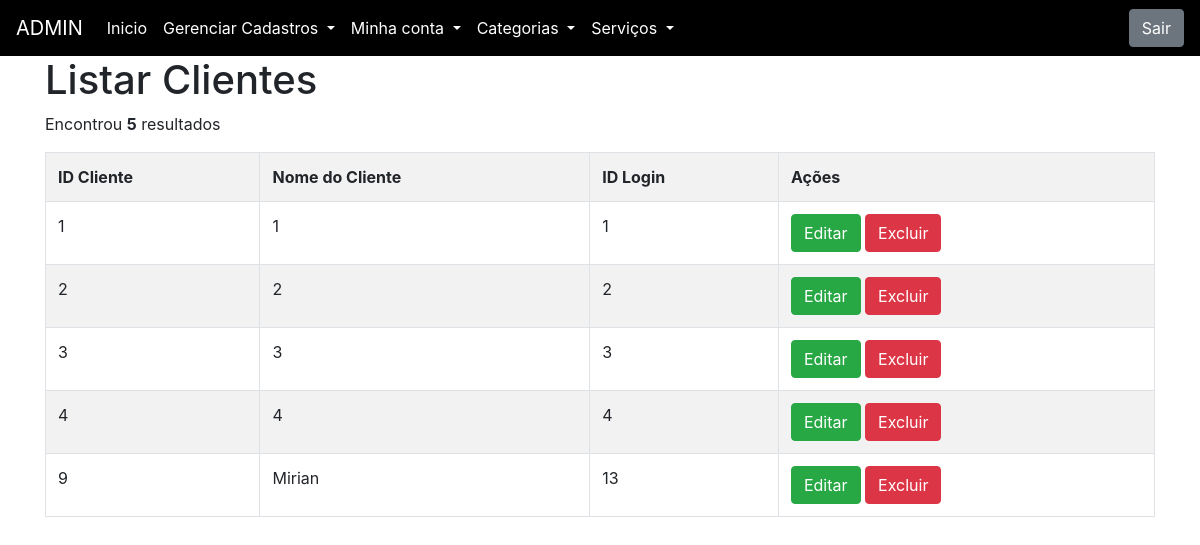
/AreaPrivadaA.php?page=Listar-Clientes (signed in), run on the app's committed database.
### tables this page shows
CREATE TABLE `cliente` (
  `id_Cliente` int(11) NOT NULL,
  `Nome` varchar(255) NOT NULL,
  `Sobrenome` varchar(255) NOT NULL,
  `CPF` varchar(15) NOT NULL,
  `Telefone` varchar(11) NOT NULL,
  `Cidade` varchar(255) NOT NULL,
  `id_Login` int(11) NOT NULL
);

### Listar-Clientes.php (the view, shortened to what this page needs)
<!DOCTYPE html>
<h1>Listar Clientes</h1>
<?php
	$sql = "SELECT id_Cliente, nome, id_Login FROM Cliente";
	$res = $conn->query($sql) or die($conn->error);
	$qtd = $res->num_rows;
	if($qtd > 0){
		print "<p>Encontrou <b>$qtd</b> resultados</p>";
		print "<table class='table table-bordered table-striped table-hover'>";
		print "<tr>";
		print "<th>ID Cliente</th>";
		print "<th>Nome do Cliente</th>";
		print "<th>ID Login</th>";
		print "<th>Ações</th>";
		print "</tr>";
		while($row = $res->fetch_object()){
			print "<tr>";
			print "<td>".$row->id_Cliente."</td>";
			print "<td>".$row->nome."</td>";
			print "<td>".$row->id_Login."</td>";
			print "<td>
						<button class='btn btn-success' onclick=\"\">Editar</button>
						<button class='btn btn-danger' onclick=\"\">Excluir</button>
			       </td>";
			print "</tr>";
		}
		print "</table>";
	}else{
		print "Nenhum dado encontrado";
	}
?>

### data on the page
cliente: id_Cliente "1", Nome "1", id_Login "1"
cliente: id_Cliente "2", Nome "2", id_Login "2"
cliente: id_Cliente "3", Nome "3", id_Login "3"
cliente: id_Cliente "4", Nome "4", id_Login "4"
cliente: id_Cliente "9", Nome "Mirian", id_Login "13"

### other printed values
$qtd "5"
